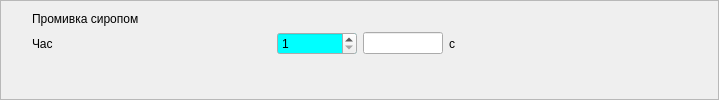
       <widget class="QFrame" name="f_13">
        <property name="frameShape">
         <enum>QFrame::StyledPanel</enum>
        </property>
        <property name="frameShadow">
         <enum>QFrame::Raised</enum>
        </property>
        <layout class="QGridLayout" name="gridLayout_5">
         <item row="0" column="7" rowspan="3">
          <spacer name="horizontalSpacer_5">
           <property name="orientation">
            <enum>Qt::Horizontal</enum>
           </property>
           <property name="sizeHint" stdset="0">
            <size>
             <width>252</width>
             <height>55</height>
            </size>
           </property>
          </spacer>
         </item>
         <item row="1" column="2">
          <widget class="QLabel" name="label_20">
           <property name="minimumSize">
            <size>
             <width>239</width>
             <height>0</height>
            </size>
           </property>
           <property name="text">
            <string>Час</string>
           </property>
          </widget>
         </item>
         <item row="0" column="0">
          <widget class="QCheckBox" name="cb_sir">
           <property name="styleSheet">
            <string notr="true">QCheckBox{
min-width: 14px;
min-height: 14px;
max-width: 14px;
max-height: 14px;
}
QCheckBox:checked
{
	
	image: url(:/butons/pict/bool_green_true_48x48.png);
}

QCheckBox:unchecked
{
	
	image: url(:/butons/pict/bool_green_false_48x48.png);
	
}

QCheckBox:indicator
{
	background: rgba(0, 0, 0, 0);
	height: 14px;
	width: 14px;
}
</string>
           </property>
           <property name="text">
            <string>CheckBox</string>
           </property>
          </widget>
         </item>
         <item row="1" column="5">
          <widget class="QLineEdit" name="Tsir">
           <property name="minimumSize">
            <size>
             <width>0</width>
             <height>0</height>
            </size>
           </property>
           <property name="maximumSize">
            <size>
             <width>80</width>
             <height>16777215</height>
            </size>
           </property>
           <property name="toolTip">
            <string>Фактичний час фугування</string>
           </property>
           <property name="readOnly">
            <bool>true</bool>
           </property>
          </widget>
         </item>
         <item row="0" column="2">
          <widget class="QLabel" name="label_42">
           <property name="text">
            <string>Промивка сиропом</string>
           </property>
          </widget>
         </item>
         <item row="1" column="3">
          <widget class="QSpinBox" name="T_sir_zd">
           <property name="minimumSize">
            <size>
             <width>80</width>
             <height>0</height>
            </size>
           </property>
           <property name="palette">
            <palette>
             <active>
              <colorrole role="Base">
               <brush brushstyle="SolidPattern">
                <color alpha="255">
                 <red>0</red>
                 <green>255</green>
                 <blue>255</blue>
                </color>
               </brush>
              </colorrole>
             </active>
             <inactive>
              <colorrole role="Base">
               <brush brushstyle="SolidPattern">
                <color alpha="255">
                 <red>0</red>
                 <green>255</green>
                 <blue>255</blue>
                </color>
               </brush>
              </colorrole>
             </inactive>
             <disabled>
              <colorrole role="Base">
               <brush brushstyle="SolidPattern">
                <color alpha="255">
                 <red>244</red>
                 <green>244</green>
                 <blue>244</blue>
                </color>
               </brush>
              </colorrole>
             </disabled>
            </palette>
           </property>
           <property name="toolTip">
            <string>Заданий час фугування</string>
           </property>
           <property name="minimum">
            <number>1</number>
           </property>
           <property name="maximum">
            <number>200</number>
           </property>
          </widget>
         </item>
         <item row="1" column="6">
          <widget class="QLabel" name="label_21">
           <property name="text">
            <string>с</string>
           </property>
          </widget>
         </item>
        </layout>
        <zorder>horizontalSpacer_5</zorder>
        <zorder>cb_sir</zorder>
        <zorder>label_42</zorder>
        <zorder>label_20</zorder>
        <zorder>T_sir_zd</zorder>
        <zorder>Tsir</zorder>
        <zorder>label_21</zorder>
       </widget>
